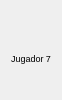
             <widget class="QWidget" name="wd_j7" native="true">
              <property name="sizePolicy">
               <sizepolicy hsizetype="Fixed" vsizetype="Preferred">
                <horstretch>0</horstretch>
                <verstretch>0</verstretch>
               </sizepolicy>
              </property>
              <property name="maximumSize">
               <size>
                <width>60</width>
                <height>16777215</height>
               </size>
              </property>
              <layout class="QVBoxLayout" name="verticalLayout_15">
               <property name="spacing">
                <number>0</number>
               </property>
               <item>
                <layout class="QVBoxLayout" name="ly_j7">
                 <property name="spacing">
                  <number>0</number>
                 </property>
                 <item alignment="Qt::AlignHCenter|Qt::AlignVCenter">
                  <widget class="QLabel" name="icon_j7">
                   <property name="sizePolicy">
                    <sizepolicy hsizetype="Fixed" vsizetype="Fixed">
                     <horstretch>0</horstretch>
                     <verstretch>0</verstretch>
                    </sizepolicy>
                   </property>
                   <property name="maximumSize">
                    <size>
                     <width>30</width>
                     <height>30</height>
                    </size>
                   </property>
                   <property name="text">
                    <string/>
                   </property>
                   <property name="pixmap">
                    <pixmap>../OneDrive/Escritorio/TF_POO_LOS_8_ESCALONES/vista/img/icono_verde.png</pixmap>
                   </property>
                   <property name="scaledContents">
                    <bool>true</bool>
                   </property>
                  </widget>
                 </item>
                 <item alignment="Qt::AlignHCenter|Qt::AlignVCenter">
                  <widget class="QLabel" name="nombre_j7">
                   <property name="maximumSize">
                    <size>
                     <width>16777215</width>
                     <height>14</height>
                    </size>
                   </property>
                   <property name="font">
                    <font>
                     <pointsize>7</pointsize>
                    </font>
                   </property>
                   <property name="text">
                    <string>Jugador 7</string>
                   </property>
                  </widget>
                 </item>
                 <item>
                  <layout class="QHBoxLayout" name="ly_rondas_j7">
                   <item>
                    <widget class="QLabel" name="r1_j7">
                     <property name="sizePolicy">
                      <sizepolicy hsizetype="Fixed" vsizetype="Fixed">
                       <horstretch>0</horstretch>
                       <verstretch>0</verstretch>
                      </sizepolicy>
                     </property>
                     <property name="maximumSize">
                      <size>
                       <width>15</width>
                       <height>15</height>
                      </size>
                     </property>
                     <property name="text">
                      <string/>
                     </property>
                     <property name="pixmap">
                      <pixmap>../OneDrive/Escritorio/TF_POO_LOS_8_ESCALONES/vista/img/vacio.png</pixmap>
                     </property>
                     <property name="scaledContents">
                      <bool>true</bool>
                     </property>
                    </widget>
                   </item>
                   <item>
                    <widget class="QLabel" name="r2_j7">
                     <property name="sizePolicy">
                      <sizepolicy hsizetype="Fixed" vsizetype="Fixed">
                       <horstretch>0</horstretch>
                       <verstretch>0</verstretch>
                      </sizepolicy>
                     </property>
                     <property name="maximumSize">
                      <size>
                       <width>15</width>
                       <height>15</height>
                      </size>
                     </property>
                     <property name="text">
                      <string/>
                     </property>
                     <property name="pixmap">
                      <pixmap>../OneDrive/Escritorio/TF_POO_LOS_8_ESCALONES/vista/img/vacio.png</pixmap>
                     </property>
                     <property name="scaledContents">
                      <bool>true</bool>
                     </property>
                    </widget>
                   </item>
                  </layout>
                 </item>
                </layout>
               </item>
              </layout>
             </widget>
